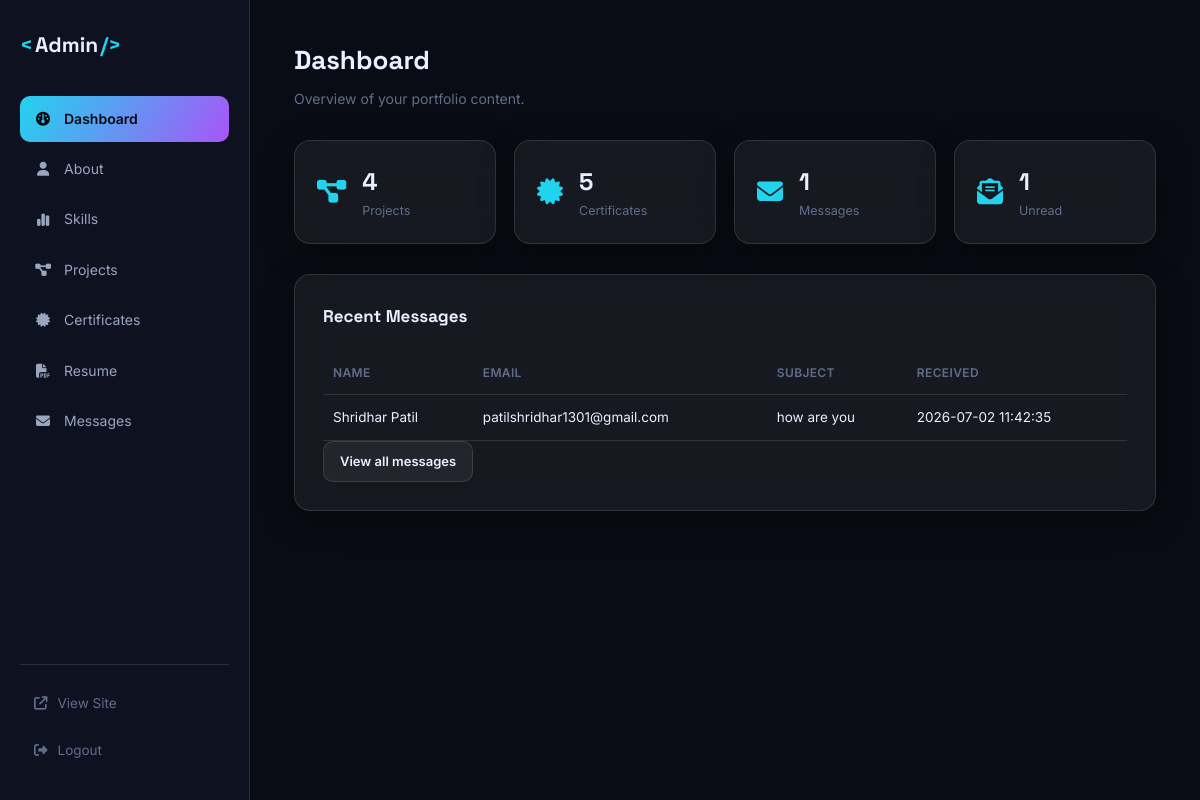
Page /admin (signed in) on the earlier database version.
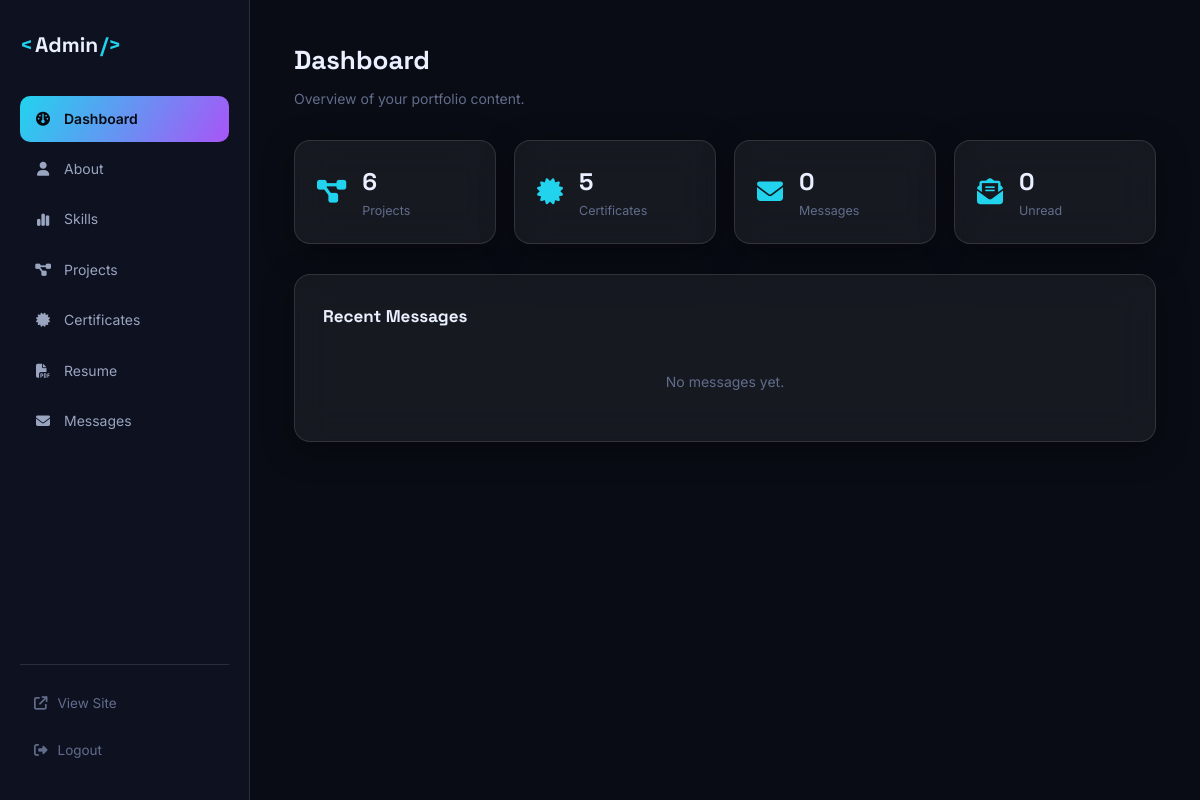
Same page on the later database version.
### tables this page shows
CREATE TABLE messages (
    id INTEGER PRIMARY KEY AUTOINCREMENT,
    name TEXT NOT NULL,
    email TEXT NOT NULL,
    subject TEXT,
    message TEXT NOT NULL,
    is_read INTEGER DEFAULT 0,
    created_at TIMESTAMP DEFAULT CURRENT_TIMESTAMP
);

### app.py (the view)
@app.route("/admin")
@login_required
def admin_dashboard():
    db = get_db()
    stats = {
        "projects": db.execute("SELECT COUNT(*) c FROM projects").fetchone()["c"],
        "certificates": db.execute("SELECT COUNT(*) c FROM certificates").fetchone()["c"],
        "messages": db.execute("SELECT COUNT(*) c FROM messages").fetchone()["c"],
        "unread": db.execute("SELECT COUNT(*) c FROM messages WHERE is_read = 0").fetchone()["c"],
    }
    recent_messages = db.execute(
        "SELECT * FROM messages ORDER BY created_at DESC LIMIT 5"
    ).fetchall()
    return render_template("admin/dashboard.html", stats=stats, recent_messages=recent_messages)

### app.py (called while the page is built)
def get_db():
    if "db" not in g:
        g.db = sqlite3.connect(app.config["DATABASE"])
        g.db.row_factory = sqlite3.Row
        g.db.execute("PRAGMA foreign_keys = ON")
    return g.db

def login_required(view):
    @wraps(view)
    def wrapped(*args, **kwargs):
        if not session.get("admin_logged_in"):
            flash("Please log in to access the admin dashboard.", "warning")
            return redirect(url_for("admin_login", next=request.path))
        return view(*args, **kwargs)
    return wrapped

### templates/admin/dashboard.html (shortened to what this page needs)
{% extends "admin/base.html" %}
{% block content %}
<div class="admin-header">
  <h1>Dashboard</h1>
  <p>Overview of your portfolio content.</p>
</div>
<div class="admin-stats-grid">
  <div class="admin-stat-card glass">
    <i class="fa-solid fa-diagram-project"></i>
    <div><span class="stat-value">{{ stats.projects }}</span><span class="stat-label">Projects</span></div>
  </div>
  <div class="admin-stat-card glass">
    <i class="fa-solid fa-certificate"></i>
    <div><span class="stat-value">{{ stats.certificates }}</span><span class="stat-label">Certificates</span></div>
  </div>
  <div class="admin-stat-card glass">
    <i class="fa-solid fa-envelope"></i>
    <div><span class="stat-value">{{ stats.messages }}</span><span class="stat-label">Messages</span></div>
  </div>
  <div class="admin-stat-card glass">
    <i class="fa-solid fa-envelope-open-text"></i>
    <div><span class="stat-value">{{ stats.unread }}</span><span class="stat-label">Unread</span></div>
  </div>
</div>
<div class="admin-panel glass">
  <h2>Recent Messages</h2>
  {% if recent_messages %}
  <table class="admin-table">
    <thead><tr><th>Name</th><th>Email</th><th>Subject</th><th>Received</th></tr></thead>
    <tbody>
      {% for m in recent_messages %}
      <tr>
        <td>{{ m.name }}</td>
        <td>{{ m.email }}</td>
        <td>{{ m.subject or '—' }}</td>
        <td>{{ m.created_at }}</td>
      </tr>
      {% endfor %}
    </tbody>
  </table>
  <a href="{{ url_for('admin_messages') }}" class="btn btn-ghost btn-sm">View all messages</a>
  {% else %}
  <p class="empty-state">No messages yet.</p>
  {% endif %}
</div>
{% endblock %}

### templates/admin/base.html (shortened to what this page needs)
<!DOCTYPE html>
<html lang="en" data-theme="dark">
<head>
<link rel="stylesheet" href="https://cdnjs.cloudflare.com/ajax/libs/font-awesome/6.5.2/css/all.min.css">
<link rel="stylesheet" href="{{ url_for('static', filename='css/style.css') }}">
<link rel="stylesheet" href="{{ url_for('static', filename='css/admin.css') }}">
<link rel="stylesheet" href="{{ url_for('static', filename='css/multi-upload.css') }}">
</head>
<body class="admin-body">
{% if session.get('admin_logged_in') %}
<div class="admin-shell">
  <aside class="admin-sidebar">
    <a href="{{ url_for('admin_dashboard') }}" class="brand"><span class="brand-bracket">&lt;</span>Admin<span class="brand-bracket">/&gt;</span></a>
    <nav class="admin-nav">
      <a href="{{ url_for('admin_dashboard') }}" class="{{ 'active' if request.endpoint=='admin_dashboard' }}"><i class="fa-solid fa-gauge"></i> Dashboard</a>
      <a href="{{ url_for('admin_about') }}" class="{{ 'active' if request.endpoint=='admin_about' }}"><i class="fa-solid fa-user"></i> About</a>
      <a href="{{ url_for('admin_skills') }}" class="{{ 'active' if request.endpoint=='admin_skills' }}"><i class="fa-solid fa-chart-simple"></i> Skills</a>
      <a href="{{ url_for('admin_projects') }}" class="{{ 'active' if request.endpoint=='admin_projects' }}"><i class="fa-solid fa-diagram-project"></i> Projects</a>
      <a href="{{ url_for('admin_certificates') }}" class="{{ 'active' if request.endpoint=='admin_certificates' }}"><i class="fa-solid fa-certificate"></i> Certificates</a>
      <a href="{{ url_for('admin_resume') }}" class="{{ 'active' if request.endpoint=='admin_resume' }}"><i class="fa-solid fa-file-pdf"></i> Resume</a>
      <a href="{{ url_for('admin_messages') }}" class="{{ 'active' if request.endpoint=='admin_messages' }}"><i class="fa-solid fa-envelope"></i> Messages</a>
    </nav>
    <div class="admin-sidebar-footer">
      <a href="{{ url_for('index') }}" target="_blank"><i class="fa-solid fa-arrow-up-right-from-square"></i> View Site</a>
      <a href="{{ url_for('admin_logout') }}"><i class="fa-solid fa-right-from-bracket"></i> Logout</a>
    </div>
  </aside>
  <main class="admin-main">
    {% block content %}{% endblock %}
  </main>
</div>
{% else %}
  {% block content_out %}{% endblock %}
{% endif %}
</body>
</html>

### static/css/style.css (style rules this page uses)
:root { --bg: #090C14; --bg-alt: #0D1120; --surface: rgba(255, 255, 255, 0.055); --surface-strong: rgba(255, 255, 255, 0.09); --border: rgba(255, 255, 255, 0.12); --text: #EAF0FF; --text-dim: #9AA5C0; --text-faint: #626D8C; --accent-cyan: #22D3EE; --accent-violet: #A855F7; --accent-amber: #FBBF24; --accent-gradient: linear-gradient(120deg, var(--accent-cyan), var(--accent-violet)); --success: #34D399; --danger: #F87171; --warning: #FBBF24; --shadow-glass: 0 8px 32px rgba(0, 0, 0, 0.35); --blur: blur(18px); --font-display: "Space Grotesk", sans-serif; --font-body: "Inter", sans-serif; --font-mono: "JetBrains Mono", monospace; --radius-sm: 10px; --radius-md: 16px; --radius-lg: 24px; --transition: 0.35s cubic-bezier(0.16, 1, 0.3, 1); --nav-h: 76px; }
* { margin: 0; padding: 0; box-sizing: border-box; }
html { scroll-behavior: smooth; }
body { background: var(--bg); color: var(--text); font-family: var(--font-body); line-height: 1.6; overflow-x: hidden; cursor: none; transition: background var(--transition), color var(--transition); }
@media (max-width: 900px), (hover: none) { body { cursor: auto; } }
a { color: inherit; text-decoration: none; }
.glass { background: var(--surface); border: 1px solid var(--border); backdrop-filter: var(--blur); -webkit-backdrop-filter: var(--blur); box-shadow: var(--shadow-glass); }
.brand { font-family: var(--font-display); font-weight: 700; font-size: 21px; display: flex; align-items: center; gap: 2px; }
.brand-bracket { color: var(--accent-cyan); }
.stat-label { font-size: 13px; color: var(--text-faint); }
.project-empty-state, .empty-state { text-align: center; color: var(--text-faint); font-size: 14.5px; padding: 30px 0; }

### static/css/admin.css (style rules this page uses)
.admin-body { cursor: auto; }
.admin-shell { display: grid; grid-template-columns: 250px 1fr; min-height: 100vh; }
.admin-sidebar { background: var(--bg-alt); border-right: 1px solid var(--border); padding: 28px 20px; display: flex; flex-direction: column; position: sticky; top: 0; height: 100vh; }
.admin-sidebar .brand { margin-bottom: 34px; }
.admin-nav { display: flex; flex-direction: column; gap: 4px; flex: 1; }
.admin-nav a { display: flex; align-items: center; gap: 12px; padding: 12px 14px; border-radius: var(--radius-sm); font-size: 14px; color: var(--text-dim); transition: all var(--transition); }
.admin-nav a i { width: 18px; text-align: center; }
.admin-nav a.active { background: var(--accent-gradient); color: #06090F; font-weight: 600; }
.admin-sidebar-footer { display: flex; flex-direction: column; gap: 6px; border-top: 1px solid var(--border); padding-top: 18px; }
.admin-sidebar-footer a { display: flex; align-items: center; gap: 10px; padding: 10px 14px; font-size: 13.5px; color: var(--text-faint); border-radius: var(--radius-sm); transition: all var(--transition); }
.admin-main { padding: 40px 44px; max-width: 1100px; }
.admin-header { margin-bottom: 30px; }
.admin-header h1 { font-family: var(--font-display); font-size: 26px; margin-bottom: 6px; }
.admin-header p { color: var(--text-faint); font-size: 14px; }
.admin-stats-grid { display: grid; grid-template-columns: repeat(auto-fit, minmax(200px, 1fr)); gap: 18px; margin-bottom: 30px; }
.admin-stat-card { padding: 22px; border-radius: var(--radius-md); display: flex; align-items: center; gap: 16px; }
.admin-stat-card i { font-size: 26px; color: var(--accent-cyan); }
.admin-stat-card .stat-value { display: block; font-family: var(--font-display); font-size: 24px; font-weight: 700; }
.admin-stat-card .stat-label { display: block; font-size: 12.5px; color: var(--text-faint); }
.admin-panel { padding: 28px; border-radius: var(--radius-md); margin-bottom: 26px; }
.admin-panel h2 { font-family: var(--font-display); font-size: 17px; margin-bottom: 20px; }
.empty-state { color: var(--text-faint); font-size: 14px; padding: 20px 0; text-align: center; }

Differences in the rows shown:
removed messages: name "Shridhar Patil", email "patilshridhar1301@gmail.com", subject "how are you", created_at "2026-07-02 11:42:35"
Other differences:
{{ stats.projects }}: "4" → "6"
{{ stats.messages }}: "1" → "0"
{{ stats.unread }}: "1" → "0"
text no longer shown: "NAME EMAIL SUBJECT RECEIVED View all messages"
text now shown: "No messages yet."
